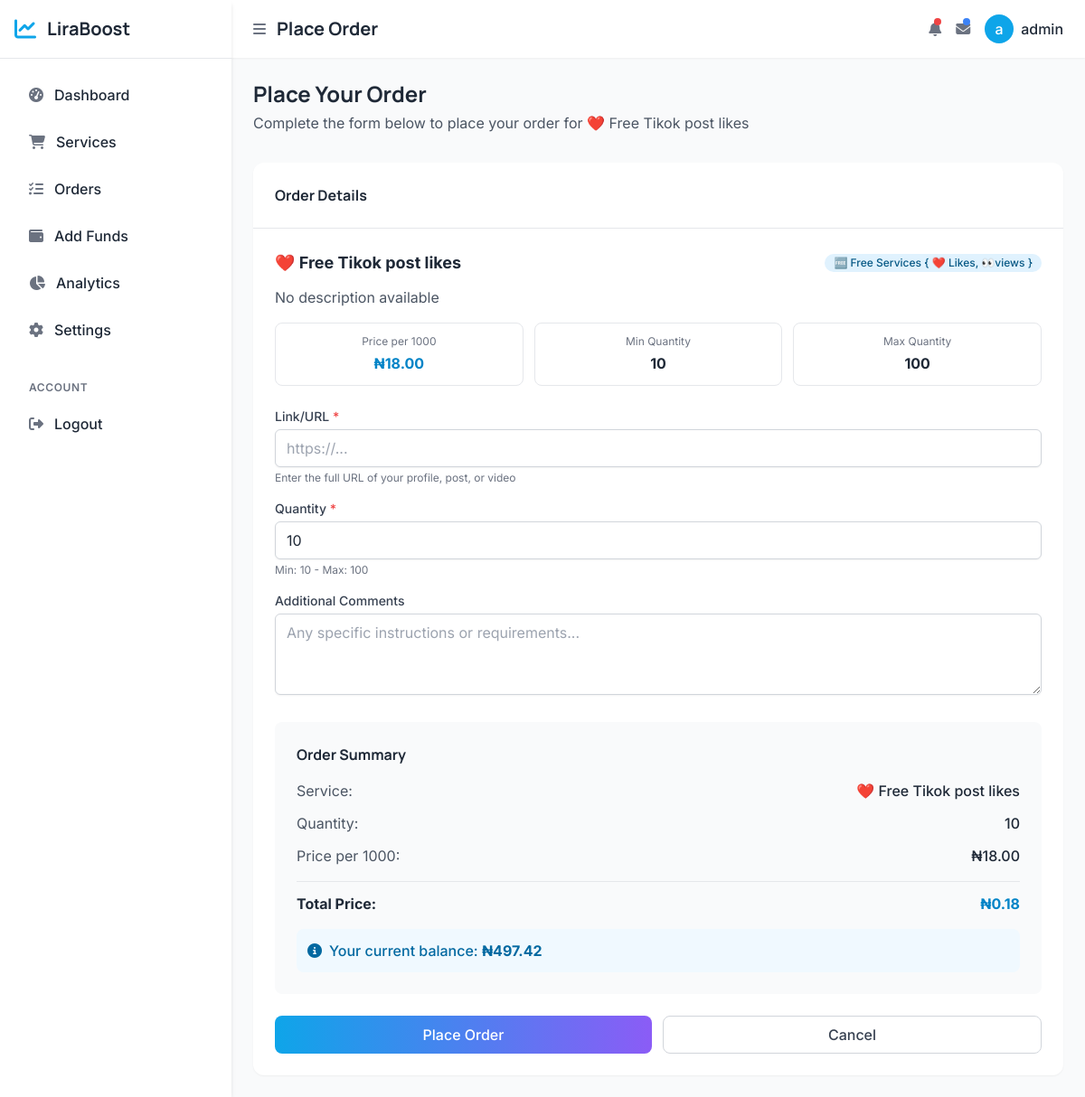
The app's page /service/4/ (signed in), older data.
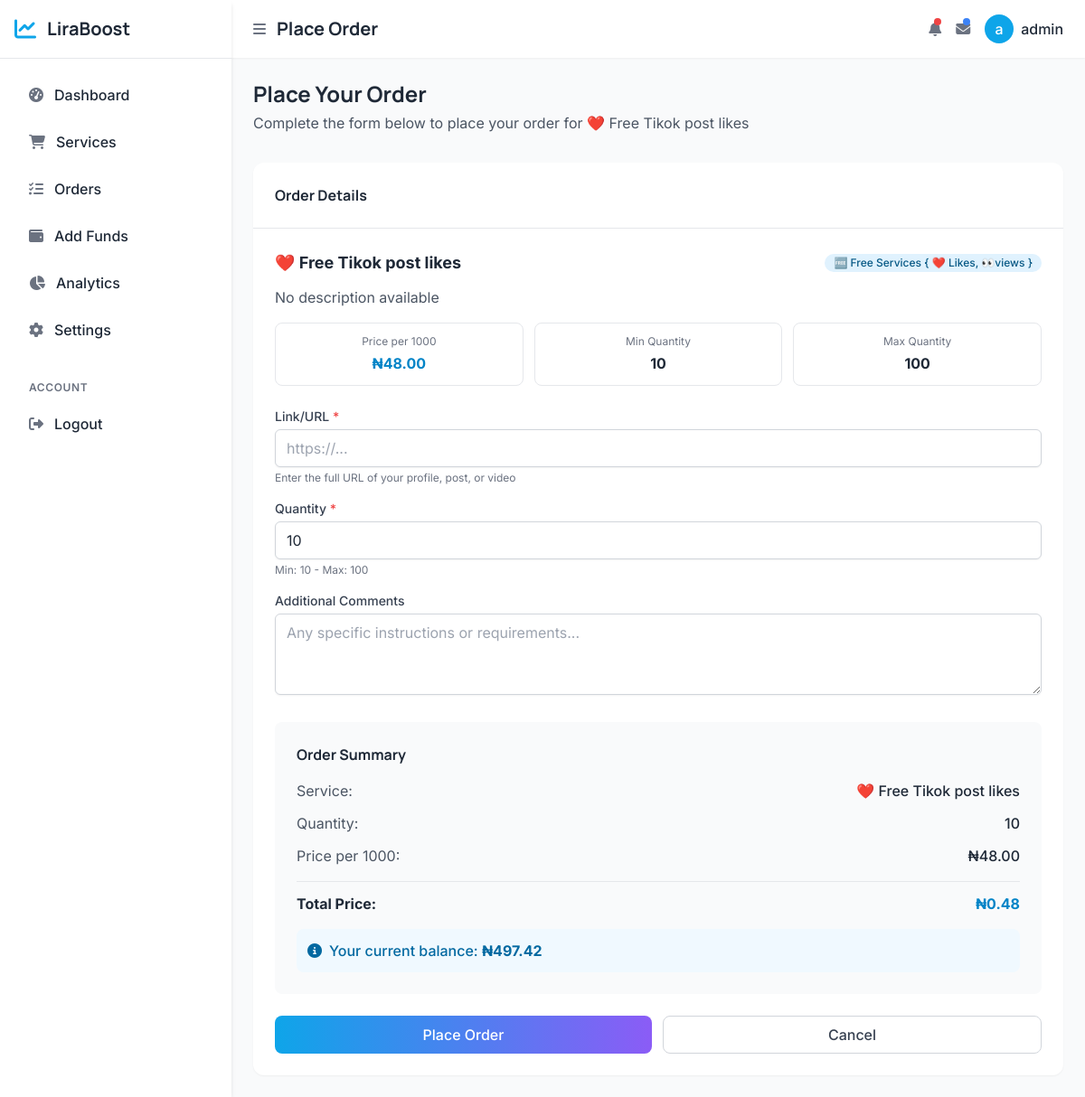
The same page, newer data.
### core/models.py (models this page shows, shortened)
class Service(models.Model):
    service_id = models.IntegerField(unique=True)
    name = models.CharField(max_length=255)
    category = models.CharField(max_length=100)
    rate = models.DecimalField(max_digits=10, decimal_places=2, default=Decimal('0.00'))
    min_quantity = models.IntegerField()
    max_quantity = models.IntegerField()
    description = models.TextField()
    is_active = models.BooleanField(default=True)

### core/views.py (the view)
# urls.py: path('service/<int:service_id>/', views.service_detail, name='service_detail'),
def service_detail(request, service_id):
    service = get_object_or_404(Service, id=service_id, is_active=True)
    user_balance = UserBalance.objects.get_or_create(user=request.user)[0]
    min_quantity = Decimal(str(service.min_quantity))
    initial_price = (min_quantity / Decimal('1000')) * service.rate
    context = {
        'service': service,
        'user_balance': user_balance,
        'initial_price': initial_price,
    }
    return render(request, 'order.html', context)

### core/context_processors.py (called while the page is built)
def site_settings(request):
    try:
        settings = SiteSettings.get_settings()
        return {'site_settings': settings}
    except Exception as e:
        return {
            'site_settings': {
                'site_name': 'SocialBoost',
                'site_description': 'Social Media Marketing Platform',
                'contact_email': 'contact@example.com',
                'support_email': 'support@example.com',
                'markup_percentage': 20.00,
                'min_deposit': 500.00,
                'min_withdrawal_amount': 1000.00,
                'maintenance_mode': False
            }
        }

### core/models.py (called while the page is built)
    @classmethod
    def get_settings(cls):
        settings, created = cls.objects.get_or_create(pk=1)
        return settings

### core/templates/order.html (shortened to what the changed rows need)
{% extends 'dash_base.html' %}
{% block page_title %}Place Order{% endblock %}
{% block content %}
<div class="animate-fade-in">
    <div class="flex flex-col md:flex-row justify-between items-start md:items-center mb-6 md:mb-8">
        <div class="w-full md:w-auto mb-4 md:mb-0">
            <h2 class="text-xl md:text-2xl font-display font-bold text-gray-800 mb-1">Place Your Order</h2>
            <p class="text-gray-600">Complete the form below to place your order for {{ service.name }}</p>
        </div>
    </div>
    <div class="bg-white rounded-xl shadow-sm overflow-hidden animate-slide-up">
        <div class="p-4 md:p-6">
            <div class="mb-6">
                <div class="flex justify-between items-center mb-3">
                    <h4 class="text-lg font-bold text-gray-800">{{ service.name }}</h4>
                    <span class="inline-flex items-center px-2.5 py-0.5 rounded-full text-xs font-medium bg-primary-100 text-primary-800">
                        {{ service.category }}
                    </span>
                </div>
                <p class="text-gray-600 mb-4">{{ service.description|default:"No description available" }}</p>
                <div class="grid grid-cols-1 md:grid-cols-3 gap-3 mb-4">
                    <div class="border rounded-lg p-3 text-center">
                        <p class="text-xs text-gray-500 mb-1">Price per 1000</p>
                        <p class="font-bold text-primary-600">₦{{ service.rate|floatformat:2 }}</p>
                    </div>
                    <div class="border rounded-lg p-3 text-center">
                        <p class="text-xs text-gray-500 mb-1">Min Quantity</p>
                        <p class="font-bold text-gray-800">{{ service.min_quantity }}</p>
                    </div>
                    <div class="border rounded-lg p-3 text-center">
                        <p class="text-xs text-gray-500 mb-1">Max Quantity</p>
                        <p class="font-bold text-gray-800">{{ service.max_quantity }}</p>
                    </div>
                </div>
            </div>
            <form method="post" action="{% url 'create_order' %}" id="orderForm" novalidate>
                <div class="mb-4">
                    <label for="quantity" class="block text-sm font-medium text-gray-700 mb-1">Quantity <span class="text-red-500">*</span></label>
                    <input type="number" class="w-full px-3 py-2 border border-gray-300 rounded-md shadow-sm focus:outline-none focus:ring-primary-500 focus:border-primary-500"
                           id="quantity" name="quantity" min="{{ service.min_quantity }}" max="{{ service.max_quantity }}"
                           value="{{ service.min_quantity }}" required>
                    <p class="mt-1 text-xs text-gray-500">Min: {{ service.min_quantity }} - Max: {{ service.max_quantity }}</p>
                </div>
                <div class="bg-gray-50 p-4 md:p-6 rounded-lg mb-6">
                    <div class="space-y-3 mb-4">
                        <div class="flex justify-between">
                            <span class="text-gray-600">Service:</span>
                            <span class="font-medium">{{ service.name }}</span>
                        </div>
                        <div class="flex justify-between">
                            <span class="text-gray-600">Quantity:</span>
                            <span class="font-medium" id="summaryQuantity">{{ service.min_quantity }}</span>
                        </div>
                        <div class="flex justify-between">
                            <span class="text-gray-600">Price per 1000:</span>
                            <span class="font-medium">₦{{ service.rate|floatformat:2 }}</span>
                        </div>
                    </div>
                    <div class="border-t pt-3">
                        <div class="flex justify-between font-bold">
                            <span class="text-gray-800">Total Price:</span>
                            <span class="text-primary-600" id="totalPrice">₦{{ initial_price|floatformat:2 }}</span>
                        </div>
                    </div>
                </div>
            </form>
        </div>
    </div>
</div>
{% endblock %}

Row changes from the older to the newer data that the page shows:
changed Service "❤️ Free Tikok post likes": rate "18.00" → "48.00"
Text that changed along with them:
{{ initial_price|floatformat:2 }}: "0.18" → "0.48"
